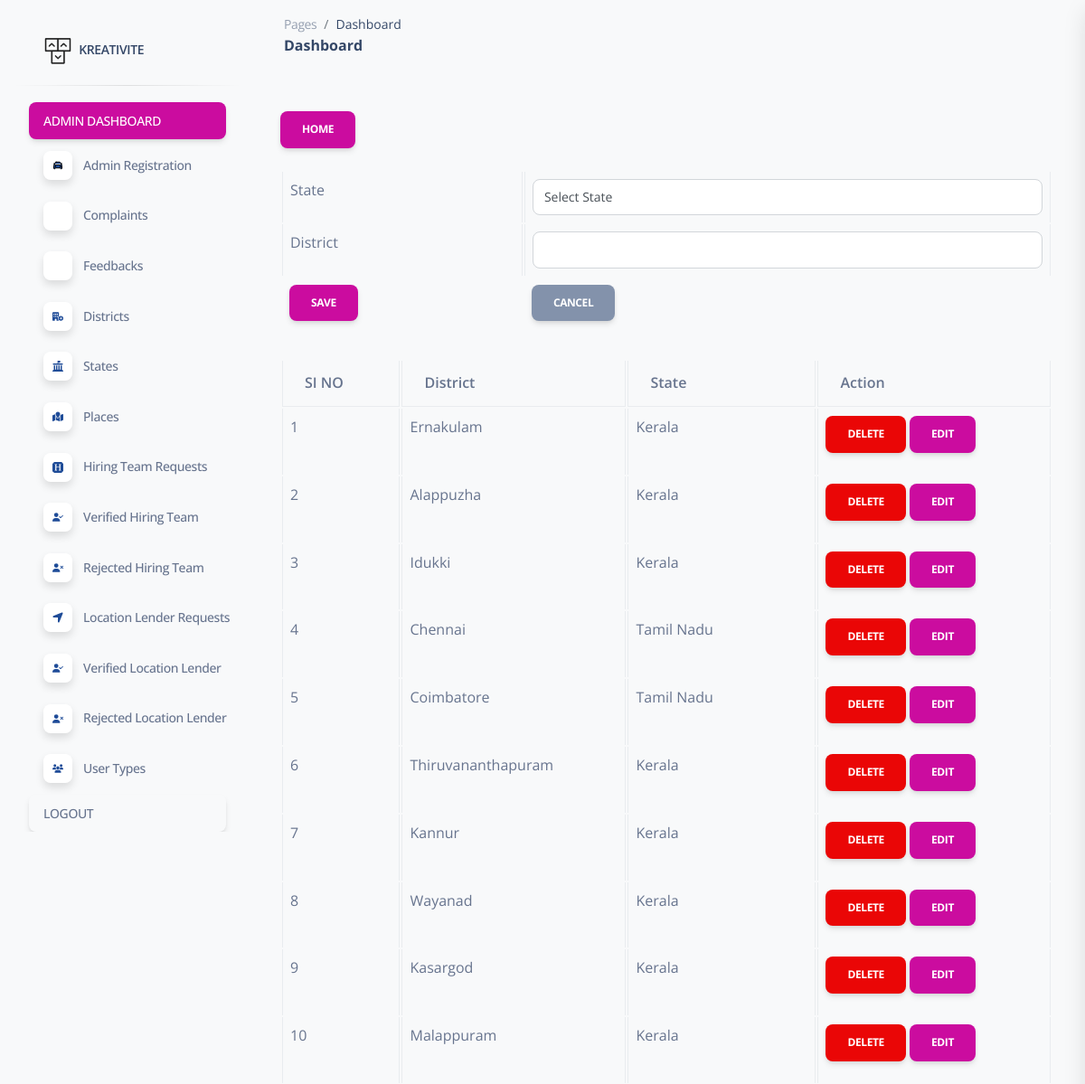
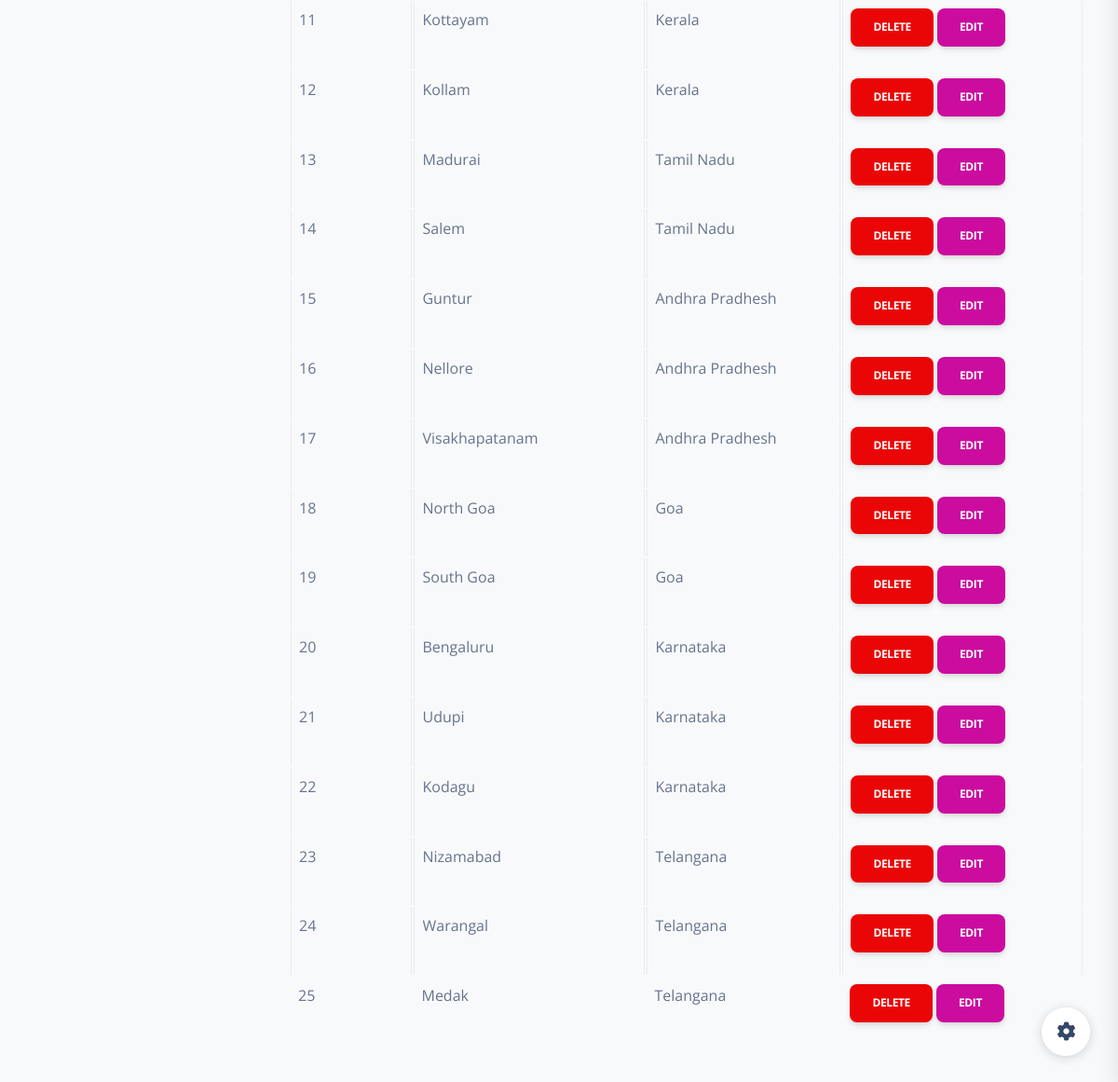
The app's page /Web/Admin/district.php with its own data (2 pictures, top to bottom).
### tables this page shows
CREATE TABLE `tbl_district` (
  `district_id` int(11) NOT NULL,
  `district_name` varchar(50) NOT NULL,
  `state_id` int(11) NOT NULL
);

CREATE TABLE `tbl_state` (
  `state_id` int(11) NOT NULL,
  `state_name` varchar(50) NOT NULL
);

### Web/Admin/district.php (the view, shortened to what this page needs)
<?php
include('Head.php');
?>
<!DOCTYPE html PUBLIC "-//W3C//DTD XHTML 1.0 Transitional//EN" "http://www.w3.org/TR/xhtml1/DTD/xhtml1-transitional.dtd">
<html xmlns="http://www.w3.org/1999/xhtml">
<head>
</head>
<body>
<?php
    include("../Assets/Connection/connection.php");
    $ename = "";
    ?>
    <div class="container mt-4">
        <a href="Homepage.php" class="btn btn-primary mb-4">Home</a>
        <form method="POST">
            <table class="table table-bordered" align="center">
                <tr>
                    <td>State</td>
                    <td>
                        <select required name="state" id="state" class="form-control">
                            <option value="">Select State</option>
                        </select>
                    </td>
                </tr>
                <tr>
                    <td>District</td>
                    <td>
                        <input required type="text" name="txtdis" id="txtdis" class="form-control" value="<?php echo $ename?>" />
                    </td>
                </tr>
                <tr>
                    <td><button name="btn_submit" type="submit" class="btn btn-primary">Save</button></td>
                    <td><button class="btn btn-secondary">Cancel</button></td>
                </tr>
            </table>
        </form>
        <table class="table table-bordered" align="center">
            <thead>
                <tr>
                    <th>SI NO</th>
                    <th>District</th>
                    <th>State</th>
                    <th>Action</th>
                </tr>
            </thead>
            <tbody>
                <?php
                $i = 0;
                $selquery = "select * from tbl_district d inner join tbl_state s on s.state_id = d.state_id";
                $data = $con->query($selquery);
                while ($row = $data->fetch_assoc()) {
                    $i++;
                ?>
                    <tr>
                        <td><?php echo $i ?></td>
                        <td><?php echo $row["district_name"] ?></td>
                        <td><?php echo $row["state_name"] ?></td>
                        <td>
                            <a href="District.php?delID=<?php echo $row["district_id"] ?>" class="btn btn-danger">Delete</a>
                            <a href="District.php?edit=<?php echo $row["district_id"] ?>" class="btn btn-primary">Edit</a>
                        </td>
                    </tr>
                <?php
                }
                ?>
            </tbody>
        </table>
    </div>
</body>
</html>
<?php
        include('Foot.php');
        ?>

### records on screen
tbl_district: district_name "Ernakulam", state.state_name "Kerala"
tbl_district: district_name "Alappuzha", state.state_name "Kerala"
tbl_district: district_name "Idukki", state.state_name "Kerala"
tbl_district: district_name "Chennai", state.state_name "Tamil Nadu"
tbl_district: district_name "Coimbatore", state.state_name "Tamil Nadu"
tbl_district: district_name "Thiruvananthapuram", state.state_name "Kerala"
tbl_district: district_name "Kannur", state.state_name "Kerala"
tbl_district: district_name "Wayanad", state.state_name "Kerala"
tbl_district: district_name "Kasargod", state.state_name "Kerala"
tbl_district: district_name "Malappuram", state.state_name "Kerala"
tbl_district: district_name "Kottayam", state.state_name "Kerala"
tbl_district: district_name "Kollam", state.state_name "Kerala"
tbl_district: district_name "Madurai", state.state_name "Tamil Nadu"
tbl_district: district_name "Salem", state.state_name "Tamil Nadu"
tbl_district: district_name "Guntur", state.state_name "Andhra Pradhesh"
tbl_district: district_name "Nellore", state.state_name "Andhra Pradhesh"
tbl_district: district_name "Visakhapatanam", state.state_name "Andhra Pradhesh"
tbl_district: district_name "North Goa", state.state_name "Goa"
tbl_district: district_name "South Goa", state.state_name "Goa"
tbl_district: district_name "Bengaluru", state.state_name "Karnataka"
tbl_district: district_name "Udupi", state.state_name "Karnataka"
tbl_district: district_name "Kodagu", state.state_name "Karnataka"
tbl_district: district_name "Nizamabad", state.state_name "Telangana"
tbl_district: district_name "Warangal", state.state_name "Telangana"
tbl_district: district_name "Medak", state.state_name "Telangana"
